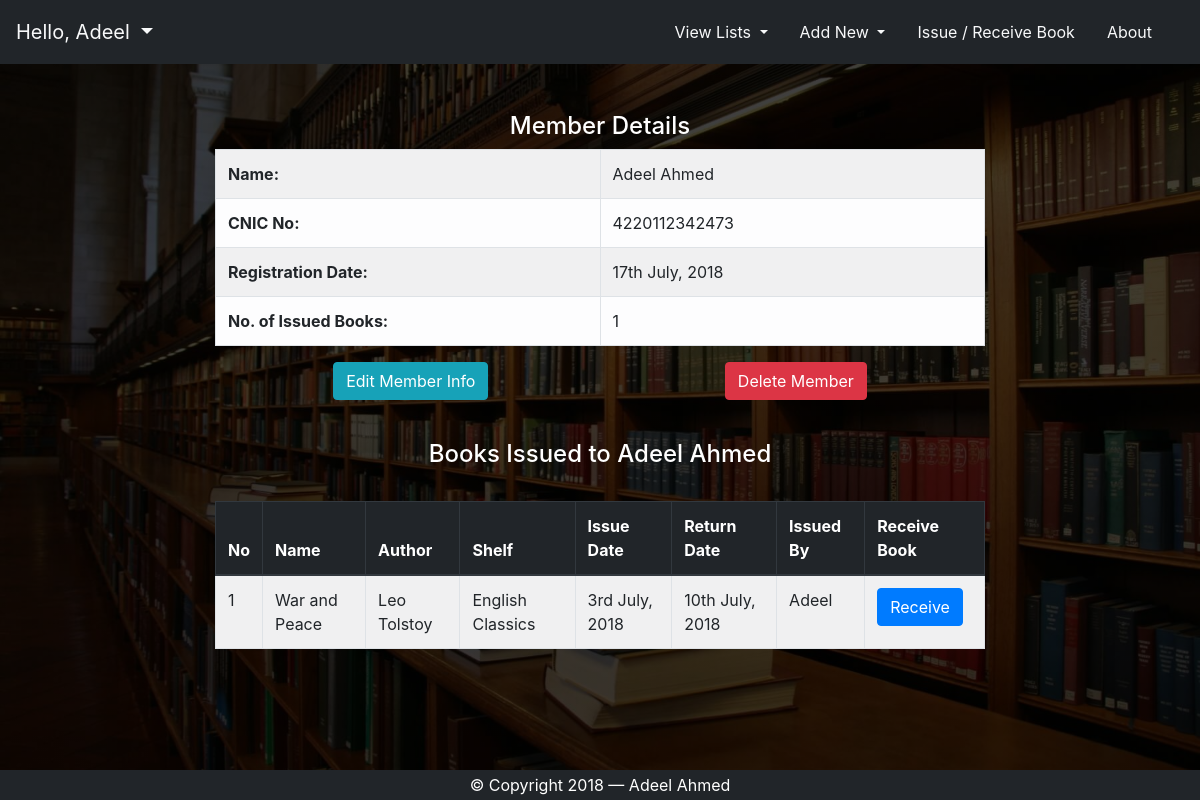
/view-member?name=Adeel+Ahmed&cnic=4220112342473 (signed in), run on the app's committed database.
### tables this page shows
CREATE TABLE IF NOT EXISTS `members` (
  `id` int(11) NOT NULL AUTO_INCREMENT,
  `name` varchar(255) NOT NULL,
  `cnic` varchar(15) NOT NULL,
  `registration_date` date NOT NULL,
  PRIMARY KEY (`id`),
  UNIQUE KEY `CNIC` (`cnic`)
);

### view-member.php (called while the page is built, shortened)
<?php
require('views/view_member.view.php');
?>

### core/scripts/php/member-details.php (the view, shortened to what this page needs)
<?php
$viewMember = $connection->prepare('SELECT * FROM members WHERE name = :member_name AND cnic = :cnic');
$viewMember->bindParam(":member_name", $member_name);
$viewMember->bindParam(":cnic", $cnic);
$viewMember->execute();
$columnNames = array_keys($viewMember->fetch(PDO::FETCH_ASSOC));
$viewMember->execute();
$memberDetails = $viewMember->fetch(PDO::FETCH_NUM);
$columnNames[2] = "CNIC No";
$columnNames[3] = str_replace("_", " ", $columnNames[3]);
$connection = BooksDatabaseConnection::ConnectTo_BooksDatabase();
$issuedCopies = $connection->prepare('SELECT COUNT(*) FROM issued WHERE issued_to = ? AND issued_to_cnic = ?');
$issuedCopies->execute([$member_name, $cnic]);
$issuedCopies = (int)$issuedCopies->fetchColumn();
echo "\n<table id='memberDetailsTable' class='table table-light table-striped table-bordered w-100'>\n";
for ($i = 1; $i <= 3; $i++)
{
    echo "  <tr>\n";
    echo '      <th class="font-weight-bold w-50" scope="row">' . ucwords($columnNames[$i]) . ':</th>';
    if ($i != 3) echo '<td class="memberInfo">' . $memberDetails[$i] . '</td>';
    else echo '<td class="memberInfo">'. date('jS F, Y', strtotime($memberDetails[$i])) . '</td>';
    echo "\n  </tr>\n";
}
    echo "  <tr>
                <th class='font-weight-bold w-50' scope='row'>No. of Issued Books:</th>
                <td class='memberInfo'>$issuedCopies</td>
    </tr>";
echo '</table>';
?>
                <div class="d-flex my-3 justify-content-around">
                <a class="btn btn-info" role="button" href="edit-member?cnic=<?=urlencode($memberDetails[2]);?>">Edit Member Info</a>
                <button class="btn btn-danger" type="button" data-toggle="modal" data-target="#deleteMemberModalCenter">Delete Member</button>
                </div>
<br>
<h4 class="text-white text-center">Books Issued to <?=$member_name?></h4>
<br>
<table id='issuedBooksTable' class='table table-light table-striped table-bordered'>
    <thead class='thead-dark'>
        <th scope="col">No</th>
        <th scope="col">Name</th>
        <th scope="col">Author</th>
        <th scope="col">Shelf</th>
        <th scope="col">Issue Date</th>
        <th scope="col">Return Date</th>
        <th scope="col">Issued By</th>
        <th scope="col">Receive Book</th>
    </thead>
    <tbody>
    <?php
        $issuedCopiesDetails = $connection->prepare('SELECT book_name, author, shelf, issue_date, return_date, issued_by FROM issued WHERE issued_to = ? AND issued_to_cnic = ?');
        $issuedCopiesDetails->execute([$member_name, $cnic]);
        $issuedCopiesDetails = $issuedCopiesDetails->fetchAll(PDO::FETCH_NUM);
        for ($i = 0; $i < $issuedCopies; $i++)
        {
            $num = $i + 1;
            echo "<tr>";
            echo "<td>$num</td>";
            for ($j = 0; $j <= 5; $j++)
            {
                if ($j == 3 || $j == 4) echo "<td>".date('jS F, Y', strtotime($issuedCopiesDetails[$i][$j]))."</td>";
                else echo "<td>{$issuedCopiesDetails[$i][$j]}</td>";
            }
            echo "<td><a class='btn btn-primary' href='issue-receive-book?receive=1&name=".urlencode($issuedCopiesDetails[$i][0])."&member=".urlencode($memberDetails[2])."'>Receive</a></td>";
            echo "</tr>";
        }
    ?>
    </tbody>
</table>

### core/css/logged-in-style.css (style rules this page uses)
html { position: relative; min-height: 100%; }
body { min-height: 100%; background: linear-gradient(rgba(0, 0, 0, 0.75), rgba(0, 0, 0, 0.75)), url('../../images/library1.jpg') center no-repeat fixed; background-size: cover; margin-bottom: 60px; }

### data on the page
members: name "Adeel Ahmed", cnic "4220112342473", registration_date "17th July, 2018"

### other printed values
$_SESSION["user_name"] "Adeel"
$columnNames[$i] "Name"
$columnNames[$i] "CNIC No"
$columnNames[$i] "Registration Date"
$issuedCopies "1"
$member_name "Adeel Ahmed"
$num "1"
$issuedCopiesDetails[$i][$j] "War and Peace"
$issuedCopiesDetails[$i][$j] "Leo Tolstoy"
$issuedCopiesDetails[$i][$j] "English Classics"
date('jS F, Y', strtotime($issuedCopiesDetails[$i][$j])) "3rd July, 2018"
date('jS F, Y', strtotime($issuedCopiesDetails[$i][$j])) "10th July, 2018"
$issuedCopiesDetails[$i][$j] "Adeel"
